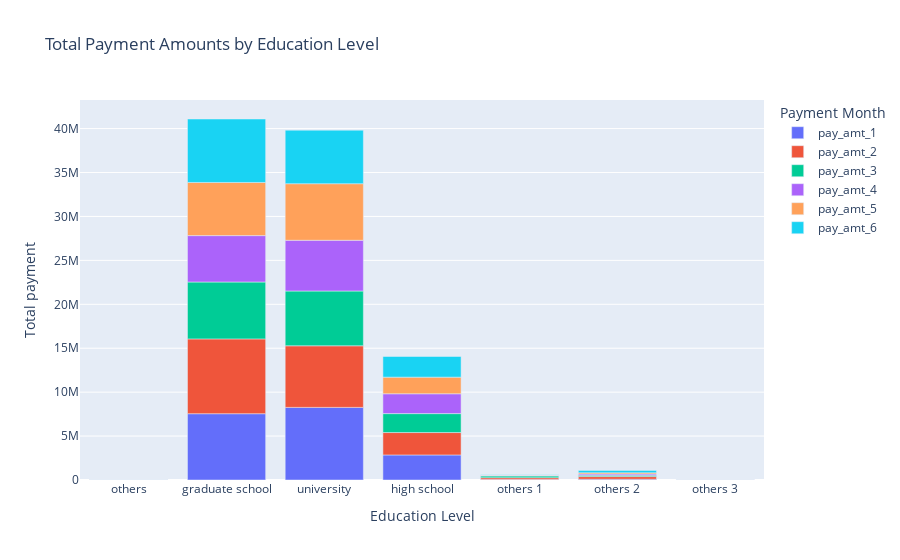

The cell this chart's notebook holds for it:
### Markdown cell above
## Total Payment Amounts by Education Level

### Code cell
# Total payment amounts by education level
totalPaymentEdu = df1.groupby('education_level')[['pay_amt_1', 'pay_amt_2', 'pay_amt_3', 'pay_amt_4', 'pay_amt_5', 'pay_amt_6']].sum().reset_index()
totalPaymentEdu['Total Payment'] = totalPaymentEdu[['pay_amt_1', 'pay_amt_2', 'pay_amt_3', 'pay_amt_4', 'pay_amt_5', 'pay_amt_6']].sum(axis=1)

# Melt the dataframe for easier plotting
totalPaymentEdu2 = totalPaymentEdu.melt(id_vars='education_level', value_vars=['pay_amt_1', 'pay_amt_2', 'pay_amt_3', 'pay_amt_4', 'pay_amt_5', 'pay_amt_6'],
                                              var_name='Payment Month', value_name='Total payment')

# apply urutan
totalPaymentEdu2['education_level'] = totalPaymentEdu2['education_level'].map(urutanEdu)

# Create the bar chart
fig = px.bar(totalPaymentEdu2, x='education_level', y='Total payment', color='Payment Month',
             title='Total Payment Amounts by Education Level', labels={'education_level': 'Education Level', 'Total Payment': 'Total Payment Amount'})

fig.show()


totalPaymentEdu

### Figure 1 — Plotly figure (JSON) as saved in the notebook; plotly's stock layout.template omitted (floating-point values rounded to 4 significant figures)
{"data": [{"alignmentgroup": "True", "hovertemplate": "Payment Month=pay_amt_1<br>Education Level=%{x}<br>Total payment=%{y}<extra></extra>", "legendgroup": "pay_amt_1", "marker": {"color": "#636efa", "pattern": {"shape": ""}}, "name": "pay_amt_1", "offsetgroup": "pay_amt_1", "orientation": "v", "showlegend": true, "textposition": "auto", "type": "bar", "x": ["others", "graduate school", "university", "high school", "others 1", "others 2", "others 3"], "xaxis": "x", "y": [7783, 7547729, 8266177, 2852503, 48564, 91323, 10418], "yaxis": "y"}, {"alignmentgroup": "True", "hovertemplate": "Payment Month=pay_amt_2<br>Education Level=%{x}<br>Total payment=%{y}<extra></extra>", "legendgroup": "pay_amt_2", "marker": {"color": "#EF553B", "pattern": {"shape": ""}}, "name": "pay_amt_2", "offsetgroup": "pay_amt_2", "orientation": "v", "showlegend": true, "textposition": "auto", "type": "bar", "x": ["others", "graduate school", "university", "high school", "others 1", "others 2", "others 3"], "xaxis": "x", "y": [12046, 8513195, 7011122, 2547504, 205904, 296283, 11892], "yaxis": "y"}, {"alignmentgroup": "True", "hovertemplate": "Payment Month=pay_amt_3<br>Education Level=%{x}<br>Total payment=%{y}<extra></extra>", "legendgroup": "pay_amt_3", "marker": {"color": "#00cc96", "pattern": {"shape": ""}}, "name": "pay_amt_3", "offsetgroup": "pay_amt_3", "orientation": "v", "showlegend": true, "textposition": "auto", "type": "bar", "x": ["others", "graduate school", "university", "high school", "others 1", "others 2", "others 3"], "xaxis": "x", "y": [33718, 6477099, 6235973, 2156180, 206505, 152824, 8925], "yaxis": "y"}, {"alignmentgroup": "True", "hovertemplate": "Payment Month=pay_amt_4<br>Education Level=%{x}<br>Total payment=%{y}<extra></extra>", "legendgroup": "pay_amt_4", "marker": {"color": "#ab63fa", "pattern": {"shape": ""}}, "name": "pay_amt_4", "offsetgroup": "pay_amt_4", "orientation": "v", "showlegend": true, "textposition": "auto", "type": "bar", "x": ["others", "graduate school", "university", "high school", "others 1", "others 2", "others 3"], "xaxis": "x", "y": [0, 5279700, 5773394, 2258031, 69295, 140988, 3072], "yaxis": "y"}, {"alignmentgroup": "True", "hovertemplate": "Payment Month=pay_amt_5<br>Education Level=%{x}<br>Total payment=%{y}<extra></extra>", "legendgroup": "pay_amt_5", "marker": {"color": "#FFA15A", "pattern": {"shape": ""}}, "name": "pay_amt_5", "offsetgroup": "pay_amt_5", "orientation": "v", "showlegend": true, "textposition": "auto", "type": "bar", "x": ["others", "graduate school", "university", "high school", "others 1", "others 2", "others 3"], "xaxis": "x", "y": [1190, 6049669, 6441162, 1895178, 37816, 140448, 2432], "yaxis": "y"}, {"alignmentgroup": "True", "hovertemplate": "Payment Month=pay_amt_6<br>Education Level=%{x}<br>Total payment=%{y}<extra></extra>", "legendgroup": "pay_amt_6", "marker": {"color": "#19d3f3", "pattern": {"shape": ""}}, "name": "pay_amt_6", "offsetgroup": "pay_amt_6", "orientation": "v", "showlegend": true, "textposition": "auto", "type": "bar", "x": ["others", "graduate school", "university", "high school", "others 1", "others 2", "others 3"], "xaxis": "x", "y": [590, 7224300, 6093225, 2348723, 19412, 272722, 738], "yaxis": "y"}], "layout": {"barmode": "relative", "legend": {"title": {"text": "Payment Month"}, "tracegroupgap": 0}, "title": {"text": "Total Payment Amounts by Education Level"}, "xaxis": {"anchor": "y", "domain": [0, 1], "title": {"text": "Education Level"}}, "yaxis": {"anchor": "x", "domain": [0, 1], "title": {"text": "Total payment"}}}}
